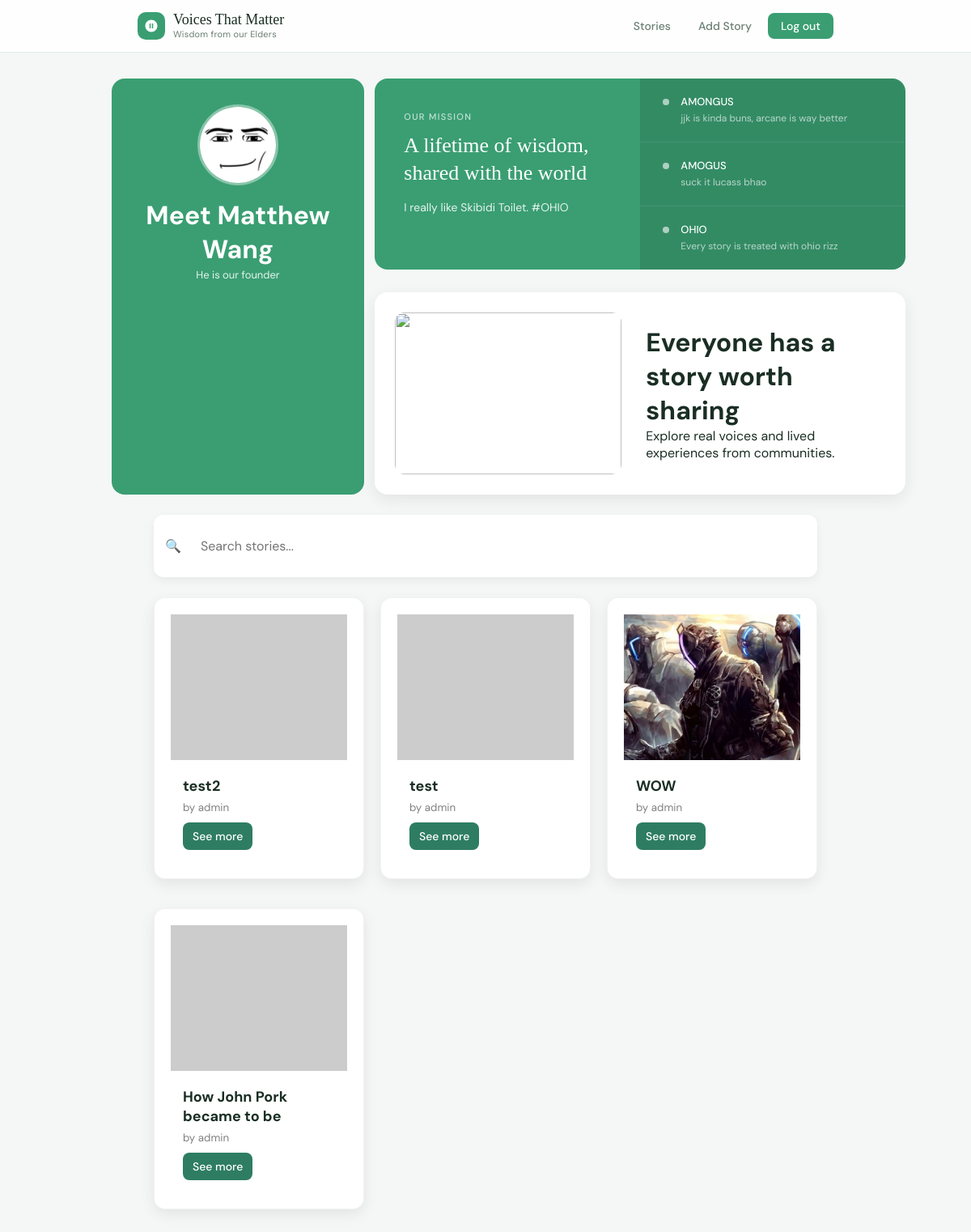
The page /stories (signed in) on the database its author committed.
### tables this page shows
CREATE TABLE stories (
        id INTEGER PRIMARY KEY AUTOINCREMENT,
        title TEXT,
        content TEXT,
        image TEXT,
        author TEXT
    );

### backend.py (the view)
@app.route("/stories")
@login_required
def stories():
    conn = get_db()
    all_stories = conn.execute(
        "SELECT * FROM stories ORDER BY id DESC"
    ).fetchall()
    conn.close()
    return render_template("stories.html", stories=all_stories)

### backend.py (called while the page is built)
def get_db():
    conn = sqlite3.connect("database.db")
    conn.row_factory = sqlite3.Row
    return conn

def login_required(f):
    @wraps(f)
    def wrapper(*args, **kwargs):
        if "userID" not in session:
            return redirect(url_for("login"))
        return f(*args, **kwargs)
    return wrapper

### templates/stories.html (shortened to what this page needs)
{% extends "base.html" %}
{% block content %}
<div class="booty-cheeks">
    <div class="left-col">
        <div class="the-bros">
            <img src="/static/uploads/image.jpg">
            <div class="bro-text">
                <h1> Meet Matthew Wang </h1>
                <p> He is our founder </p>
            </div>
        </div>
    </div>
    <div class="right-col">
        <div class="about">
            <div class="about-text">
                <div class="about-label">Our mission</div>
                <div class="about-heading">A lifetime of wisdom, shared with the world</div>
                <div class="about-body">
                    I really like Skibidi Toilet. #OHIO
                </div>
            </div>
            <div class="about-values">
                <div class="value-item">
                    <div class="value-dot"></div>
                    <div>
                        <div class="value-title">AMONGUS</div>
                        <div class="value-desc">jjk is kinda buns, arcane is way better</div>
                    </div>
                </div>
                <div class="value-item">
                    <div class="value-dot"></div>
                    <div>
                        <div class="value-title">AMOGUS</div>
                        <div class="value-desc">suck it lucass bhao</div>
                    </div>
                </div>
                <div class="value-item">
                    <div class="value-dot"></div>
                    <div>
                        <div class="value-title">OHIO</div>
                        <div class="value-desc">Every story is treated with ohio rizz</div>
                    </div>
                </div>
            </div>
        </div>
        <div class="hero">
            <img src="https://i.pinimg.com/originals/8a/8b/27/8a8b2781551437b052d0ce67c355188e.gif">
            <div>
                <h1>Everyone has a story worth sharing</h1>
                <p>Explore real voices and lived experiences from communities.</p>
            </div>
        </div>
    </div>
</div>
<div class="search-wrapper">
    <span>🔍</span>
    <input type="text" id="searchInput" placeholder="Search stories..." onkeyup="filterStories()">
</div>
<div class="gallery" id="storyGrid">
{% for story in stories %}
<div class="card">
    <img src="{{ story['image'] }}" onerror="this.src='https://via.placeholder.com/300x180?text=No+Image'">
    <div class="card-body">
        <h3 class="story-title">{{ story['title'] }}</h3>
        <small>by {{ story['author'] }}</small>
        <button
            class="see-more-btn"
            data-title="{{ story['title'] }}"
            data-content="{{ story['content'] }}"
            data-image="{{ story['image'] }}">
            See more
        </button>
    </div>
</div>
{% endfor %}
</div>
{% endblock %}

### templates/base.html (style rules this page uses)
*, *::before, *::after { box-sizing: border-box; margin: 0; padding: 0; }
:root { --green: #3a9e72; --green-dark: #2c7d59; --green-light: #e8f5ef; --text: #1a2e24; --muted: #6b7f74; --bg: #f4f7f5; }
body { font-family: 'DM Sans', sans-serif; background: var(--bg); color: var(--text); }
.card { background: white; padding: 20px; margin-bottom: 16px; border-radius: 14px; box-shadow: 0 1px 4px rgba(0,0,0,0.06), 0 4px 16px rgba(0,0,0,0.04); border: 1px solid rgba(0,0,0,0.05); }
input, textarea { width: 100%; padding: 10px 14px; margin: 8px 0; border: 1px solid #dde4e0; border-radius: 8px; font-family: 'DM Sans', sans-serif; font-size: 14px; outline: none; transition: border-color 0.15s; }
button { background: var(--green); color: white; padding: 10px 18px; border: none; border-radius: 8px; font-family: 'DM Sans', sans-serif; font-size: 14px; font-weight: 500; cursor: pointer; transition: background 0.15s; }

### templates/stories.html (style rules this page uses)
.booty-cheeks { display: grid; grid-template-columns: 1fr 2fr; }
.about { background: #3a9e72; border-radius: 16px; overflow: hidden; display: grid; grid-template-columns: 1fr 1fr; margin-bottom: 28px; margin-right: -20%; }
.about-text { padding: 40px 36px; color: white; }
.about-label { font-size: 11px; letter-spacing: 0.12em; text-transform: uppercase; opacity: 0.7; margin-bottom: 12px; font-weight: 500; }
.about-heading { font-family: 'Playfair Display', serif; font-size: 26px; line-height: 1.3; margin-bottom: 14px; }
.about-body { font-size: 14px; line-height: 1.7; opacity: 0.88; }
.about-values { display: flex; flex-direction: column; background: rgba(0,0,0,0.12); }
.value-item { padding: 20px 28px; border-bottom: 1px solid rgba(255,255,255,0.08); display: flex; align-items: flex-start; gap: 14px; flex: 1; }
.value-item:last-child { border-bottom: none; }
.value-dot { width: 8px; height: 8px; border-radius: 50%; background: rgba(255,255,255,0.6); flex-shrink: 0; margin-top: 5px; }
.value-title { font-size: 13px; font-weight: 500; color: white; margin-bottom: 3px; }
.value-desc { font-size: 12px; color: rgba(255,255,255,0.65); line-height: 1.5; }
.hero { display: flex; gap: 30px; align-items: center; margin-bottom: 25px; background: white; padding: 25px; border-radius: 16px; box-shadow: 0 6px 20px rgba(0,0,0,0.08); margin-right: -20%; }
.hero img { width: 280px; height: 200px; object-fit: cover; border-radius: 12px; }
.search-wrapper { display: flex; align-items: center; gap: 10px; background: white; padding: 10px 14px; border-radius: 12px; box-shadow: 0 4px 12px rgba(0,0,0,0.06); margin-bottom: 25px; }
.search-wrapper input { border: none; outline: none; width: 100%; font-size: 16px; font-family: 'DM Sans', sans-serif; }
.gallery { display: grid; grid-template-columns: repeat(auto-fit, minmax(260px, 1fr)); gap: 20px; }
.card { background: white; border-radius: 14px; overflow: hidden; box-shadow: 0 6px 18px rgba(0,0,0,0.08); transition: transform 0.2s ease; }
.card img { width: 100%; height: 180px; object-fit: cover; }
.card-body { padding: 15px; }
.card h3 { margin: 0 0 6px 0; font-size: 18px; }
.card small { color: gray; display: block; margin-bottom: 10px; }
.card button { padding: 8px 12px; border: none; border-radius: 8px; background: #2e7d62; color: white; cursor: pointer; font-family: 'DM Sans', sans-serif; }
.left-col { width: 260px; flex-shrink: 0; margin-bottom: 25px; }
.the-bros { background: #3a9e72; border-radius: 16px; overflow: hidden; display: flex; flex-direction: column; align-items: center; padding: 32px 24px; gap: 16px; height: 100%; box-sizing: border-box; margin-left: -20%; }
.the-bros img { width: 100px; height: 100px; border-radius: 50%; object-fit: cover; border: 3px solid rgba(255,255,255,0.4); }
.bro-text { text-align: center; color: white; }
.bro-text p { font-size: 13px; line-height: 1.7; opacity: 0.88; margin: 0; }

### rows shown on the page
stories: title "test2", author "admin"
stories: title "test", author "admin"
stories: shows a picture, title "WOW", author "admin"
stories: title "How John Pork became to be", author "admin"
